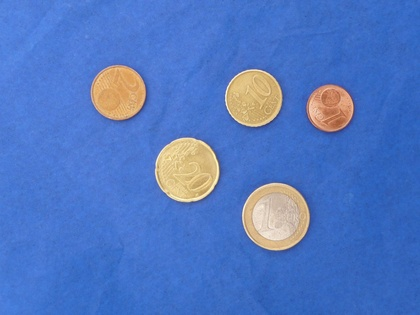
%> input picture MATERIAL/database/Moedas2.jpg, 420 x 315 px, shrunk from 1024 x 768 before the run
$ octave project1.m   (GNU Octave 9; MATLAB toolbox functions it lacks are replaced by stand-ins)
%> lines starting %> are read from the running program, lines starting %| are printed output that depends on the picture; in (x1, y1, x2, y2) boxes, pixels count from 0 and x2, y2 are one past the last pixel; in counts of white or black regions, pixels touching at a corner belong together; the program's own positions count from 1
%%
% Program that recocnizes objects in a picture. It also recognizes the
% value of euro coins.
close all; clear all;

%% The files to read
filePaths = ["MATERIAL\database\Moedas1.jpg", "MATERIAL\database\Moedas2.jpg", "MATERIAL\database\Moedas3.jpg", "MATERIAL\database\Moedas4.jpg"];
RBGImage = imread(filePaths(2));
%> RBGImage is the input picture: size 315x420x3 uint8; mean R, G, B 81.8, 119.7, 194
%% Image processing to prepare the picture for object recognition

% Applying the gaussian filter to make the object detection easier.
filteredImage = imgaussfilt(RBGImage, 2);

% This doesn't work because red objects will overlap with our blue
% background.
% ***********************************
% grayImage = rgb2gray(filteredImage);
% BWImage = imbinarize(grayImage);
% ***********************************
% Instead, we can use the red channel to get a binary image like this:
RChannel = filteredImage(:, :, 1);
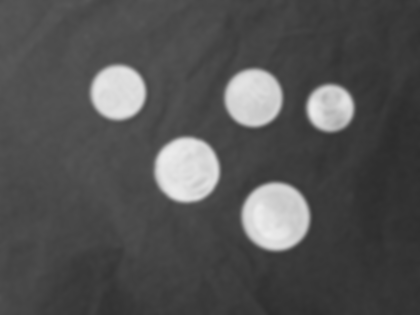
%> RChannel: size 315x420 uint8; min 45, max 238, mean 81.8
BWImage = RChannel < 128;
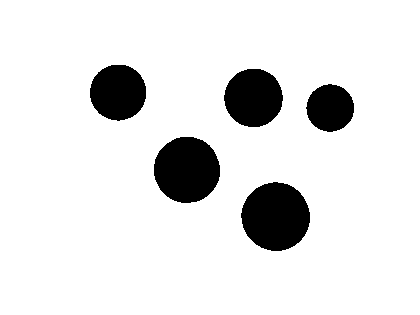
%> BWImage: size 315x420 logical; 89.4% white; 5 black regions, box (x1, y1, x2, y2) and area: (241, 182, 310, 251) 3673, (154, 137, 220, 203) 3434, (224, 69, 283, 127) 2683, (90, 65, 146, 121) 2471, (306, 84, 354, 132) 1764
BWImage = imcomplement(BWImage);

% We are mainly interested in circular objects, thus we can use imopen to
% perform a morphological opening on the image (Same as first calling
% dilate and then erode) wit a circular structure element.
se = strel('disk', 2);
BWImage = imopen(BWImage, se);
%> BWImage: size 315x420 logical; 10.6% white; 5 white regions, box (x1, y1, x2, y2) and area: (241, 182, 310, 251) 3673, (154, 137, 220, 203) 3433, (224, 69, 283, 127) 2683, (90, 65, 146, 121) 2468, (306, 84, 354, 132) 1762

%% Watershed alogrithm to separate objects
% Because the objects we are looking for might overlap, we want to perform
% a watershed segmentation of the picture.

% The watershed algorithm creates one region for each local minima. As we
% at the moment have a lot of noise in our picture, it will try to create
% segments around these small pixels instead of the actually objects we
% have in our picture. First we need to remove some of the noise.
BWImage = ~bwareaopen(~BWImage, 10);
% Then we can calculate the distance transform (for binary image: The
% distance from every pixel to the closest nonzero pixel.)
distanceTransform = -bwdist(~BWImage);
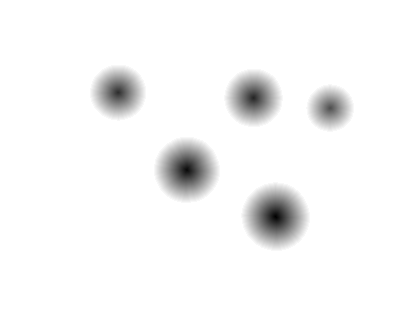
%> distanceTransform: size 315x420 single; min -33.94, max 0, mean -1.1; drawn with min black and max white
% imshow(distanceTransform,[])

% Now we can use the watershed algorithm to compute the ridge lines of the
% objects.
% The watershed algorithm is used to produce segments (catchment basin).
% It contains positive integers for pixels in a segment, and 0 for the
% lines between segments. Since we then know were the lines are, we can
% at the end draw them as the background:
% *********************
% segmentMatrix = watershed(D);
% imshow(label2rgb(segmentMatrix))
% BWImage(segmentMatrix == 0) = 0;
% imshow(BWImage);
% *********************
% The problem with this, is that the algorithm produces too many segments,
% due to a lot of local minimas. To solve this we use imextendedmin which
% is an extended-minima transformation, combining local minimas. By
% applying imimposemin on the mask we created with imextendedmin we can
% replace these local minimas with regional minimas, which will fix the
% "over-segmentation" problem.
mask = imextendedmin(distanceTransform, 4);
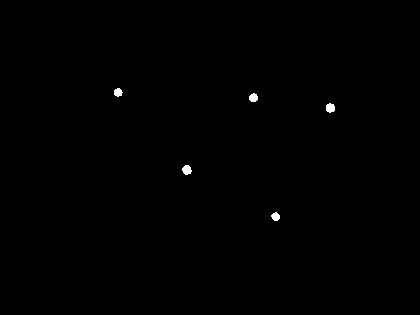
%> mask: size 315x420 logical; 0.24% white; 5 white regions
distanceTransformRegionalMinimas = imimposemin(distanceTransform, mask);
% Then we can apply the watershed algorithm
segmentMatrix = watershed(distanceTransformRegionalMinimas);
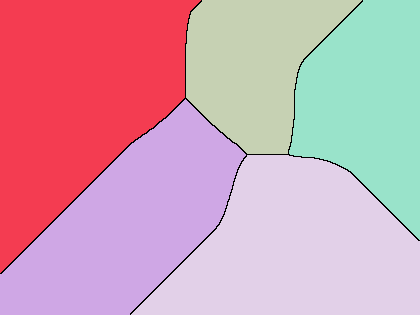
%> segmentMatrix: size 315x420 uint8; 6 distinct labels, from 0 to 5; one colour per label, 0 black
BWImage(segmentMatrix == 0) = 0;
imshow(RBGImage);

%% Detecting objects
% By the use of bwlabel which returns [labelMatrix = label matrix for objects found]
% and [noOfObjects = number of objects in the matrix], we can use regionprops to get
% information about the objects found in the labelMatrix.
[labelMatrix, noOfObjects] = bwlabel(BWImage);
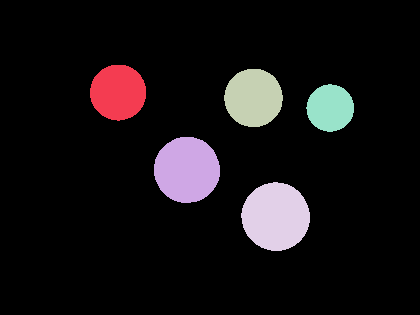
%> labelMatrix: size 315x420 double; 6 distinct labels, from 0 to 5; one colour per label, 0 black
%> noOfObjects = 5
stats = regionprops('table', labelMatrix, 'Area', 'Centroid', 'Perimeter', 'BoundingBox', 'EulerNumber');
%> stats = 5 regions; largest, box (x1, y1, x2, y2), Area, Centroid, EulerNumber and Perimeter: (241, 182, 310, 251) 3673 [276.3 217.2] 1 212.2, (154, 137, 220, 203) 3433 [187.5 170.4] 1 204.5, (224, 69, 283, 127) 2683 [254.1 98.4] 1 180.8, (90, 65, 146, 121) 2468 [118.7 93] 1 173.2
stats.Value = zeros(noOfObjects, 1);

stats.Circularity = ([stats.Perimeter] .^ 2) ./ (4 * pi .* [stats.Area]);
%> stats.Circularity = [0.968; 0.969; 0.97; 0.976; 0.969]

% Info we have about the coins:

Values = [0.01, 0.02, 0.05, 0.1, 0.2, 0.5, 1.0];
CoinRadii = [58.36326667, 67.6397, 75.3049, 70.495, 79.40548, 86.05955, 82.97574];

hold on;
for i=1:noOfObjects
    bbox = table2array(stats(i, 'BoundingBox'));
    rectangle('Position', bbox);
    croppedImage = imcrop(BWImage,  table2array(stats(i, 'BoundingBox')));
    [centers, radii, metrics] = findCoins(croppedImage);
    if (isempty(centers) == 0)
        % stats.Circularity(i) = metrics(1);
        stats.Radii(i) = radii(1);
        % As the euro currencty doesn't have any coins with holes, we only
        % want to check objects without holes
        if (stats.EulerNumber(i) == 1)
            % TODO: It might be a bit overkill to check the objects for more than
            % 1 coin here, so at the moment we havent implemented a way to
            % find more than 1 coin inside an object. We will have to check
            % if its necessary with more logic here
            center = [bbox(1) + centers(1) bbox(2) + centers(2)];
            stats.Centroid(i, :) = center(:);
            viscircles(center, radii, 'Color', 'b');
            for j=1:length(CoinRadii)
                if (radii < (CoinRadii(j) + 2) & radii > (CoinRadii(j) - 2))
                   stats.Value(i) = Values(j);
                   text(center(1), center(2), num2str(Values(j)));
                   break
                end
            end
        end
    end
    boxCenter = table2array(stats(i, 'Centroid'));
    plot(boxCenter(1), boxCenter(2), 'r+');
end
%> this loop made 5 passes
%> (bbox, centers, boxCenter) on passes 1 to 5: ([90.5 65.5 56 56], [29 29], [119.5 94.5]), ([154.5 137.5 66 66], [34 34], [188.5 171.5]), ([224.5 69.5 59 58], [30.5 30], [255 99.5]), ([241.5 182.5 69 69], [34.76 35.01], [276.3 217.5]), ([306.5 84.5 48 48], [25 25], [331.5 109.5])
%> after the loop, stats = 5 regions; largest, box (x1, y1, x2, y2), Area, Centroid, EulerNumber, Perimeter and Value: (241, 182, 310, 251) 3673 [276.3 217.5] 1 212.2 0, (154, 137, 220, 203) 3433 [188.5 171.5] 1 204.5 0, (224, 69, 283, 127) 2683 [255 99.5] 1 180.8 0, (90, 65, 146, 121) 2468 [119.5 94.5] 1 173.2 0
plotBoundaries(BWImage);
%> in plotBoundaries, `boundaries = bwboundaries(BWImage);`: boundaries = 5 boundaries; box (x1, y1, x2, y2) and points: (241, 182, 310, 251) 192, (154, 137, 220, 203) 185, (224, 69, 283, 127) 164, (90, 65, 146, 121) 157, (306, 84, 354, 132) 132
%> the loop in plotBoundaries, `for i = 1:size(boundaries, 1)` made 5 passes
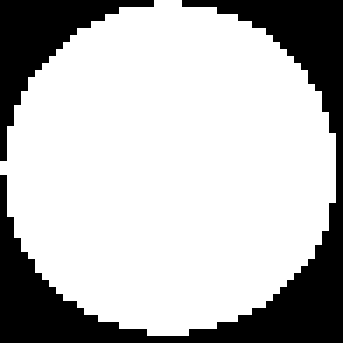
%> figure redrawn from the program's plot data; shown 7 times larger
disp(stats);
%% Finding coins
% TODO: Determine if we can use circularity to detect coins or if we should
% continue to use Circular Hough Transform.
% As coins are the only objecttype we know, and the other objects can be of
% any type, partially visible and becuase they can overlap, we use
% the Circular Hough Transform to look for coins
function [centers, radii, metrics] = findCoins(croppedImage)
    startRadius = 50;
    endRadius = 160;
    sensitivity = 0.93;
    imshow(croppedImage);
    [centers, radii, metrics] = imfindcircles(croppedImage, [startRadius, endRadius], 'Sensitivity', sensitivity);
end

%% Finding boundaries
% Detects and draws boundaries
function boundaries = plotBoundaries(BWImage)
    hold on;
    boundaries = bwboundaries(BWImage);
    for i = 1:size(boundaries, 1)
        thisBoundary = boundaries{i};
        plot(thisBoundary(:,2), thisBoundary(:,1), 'r', 'LineWidth', 2);
    end
    hold off;
end
